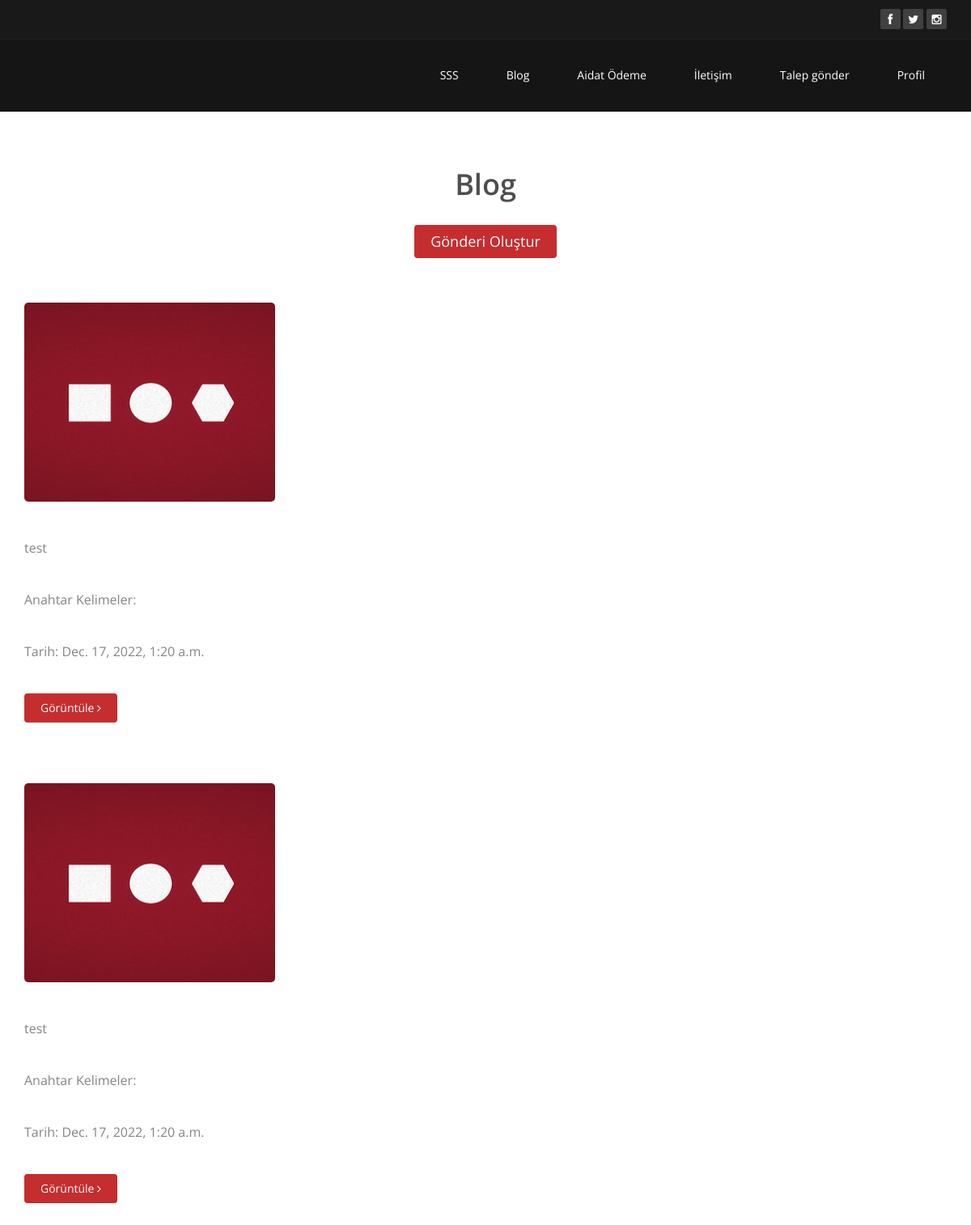
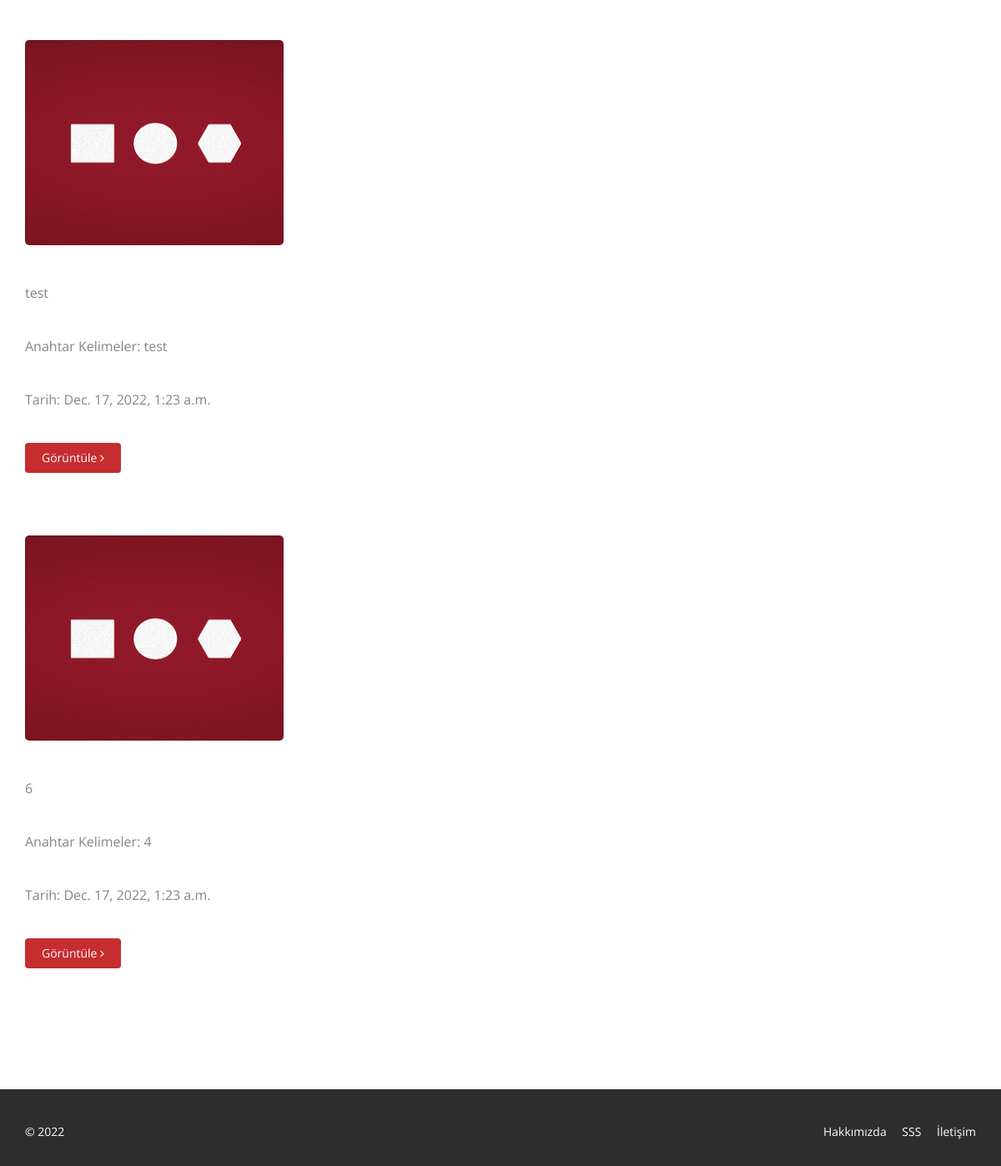
Page /blog/ (signed in) on the earlier database version (2 pictures, top to bottom).
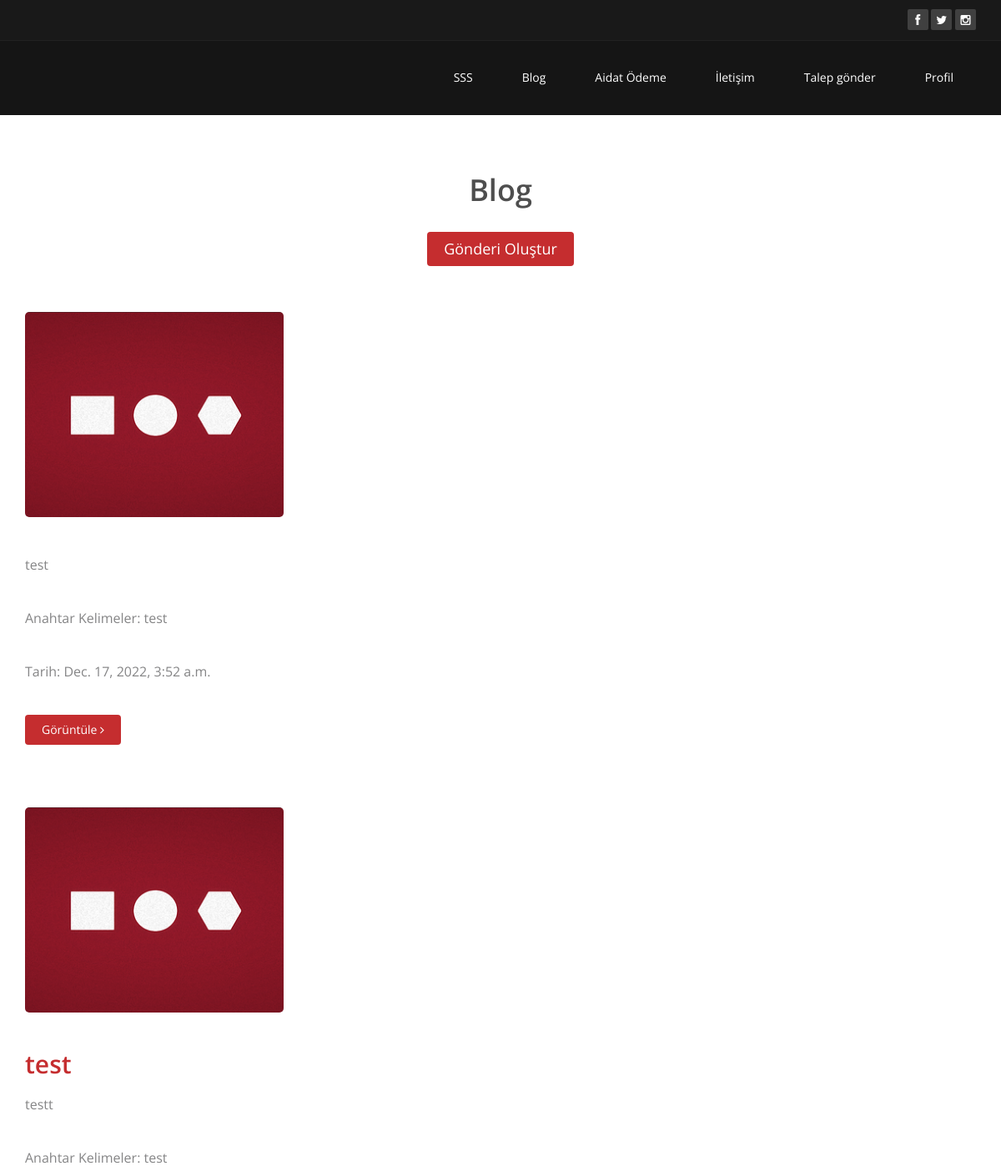
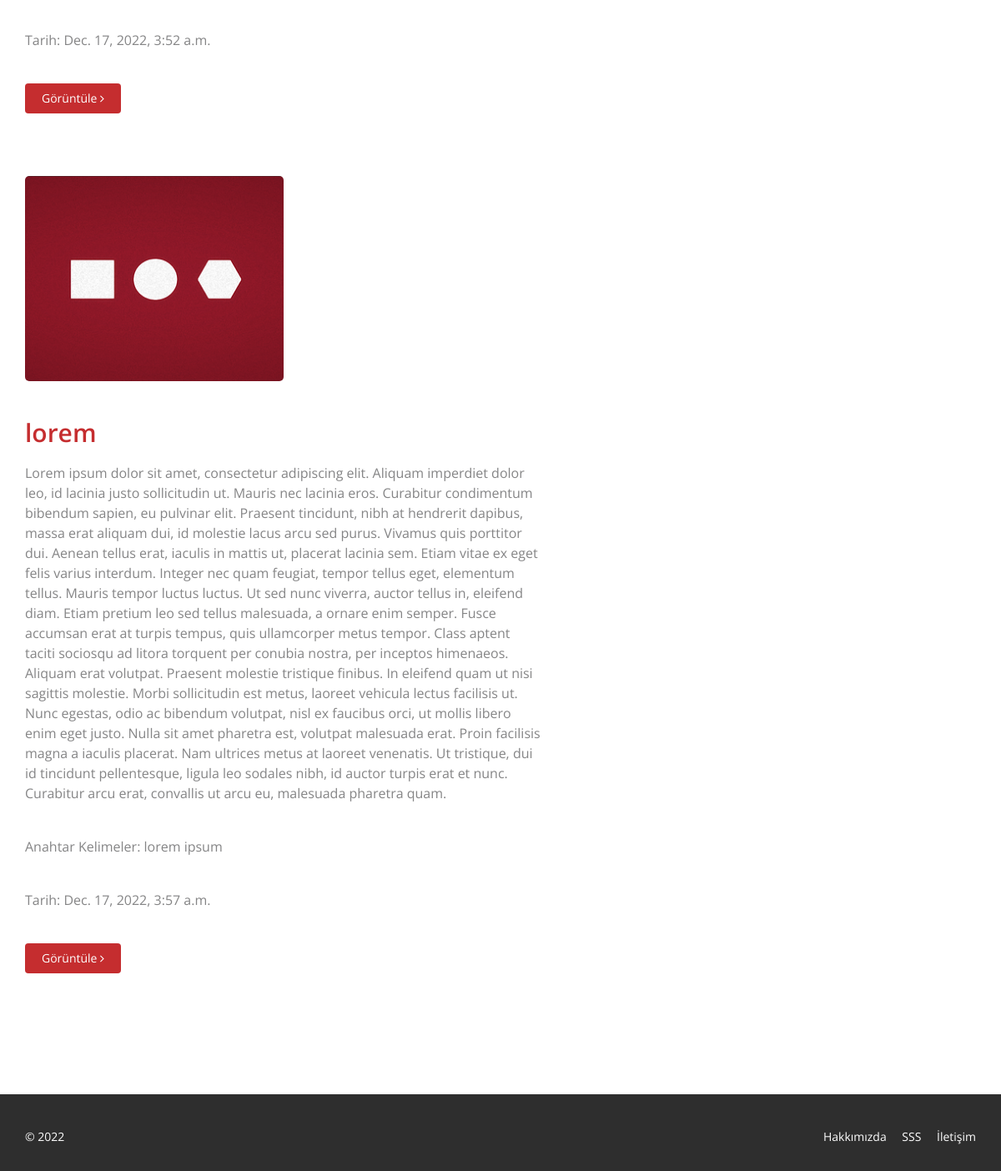
Same page on the later database version (2 pictures, top to bottom).
### core/models.py (models this page shows, shortened)
class Content(models.Model):
    id = models.UUIDField(primary_key=True,default=uuid.uuid4)
    title = models.CharField(max_length=100)
    keywords = models.CharField(max_length=100)
    description = models.TextField()
    image = models.ImageField(upload_to='content_images',default='content_images/blog_image.png')
    menu_id = models.IntegerField(blank=True,null=True)
    detail = models.CharField(max_length=100)
    type = models.CharField(max_length=10)
    created_at = models.DateTimeField(default=datetime.now)
    updated_at = models.DateTimeField(default=datetime.now)

### core/views.py (the view)
# urls.py: 2. Add a URL to urlpatterns:  path('blog/', include('blog.urls'))
@login_required(login_url='signin')
def blog(request):
    contents = Content.objects.all()
    return render(request,'blog.html',{'contents':contents,'setting' :setting})

### templates/blog.html (shortened to what this page needs)
{% load static %}
<!DOCTYPE html>
<html lang="en">
<head>
    <link rel="stylesheet" href="https://maxcdn.bootstrapcdn.com/bootstrap/3.4.1/css/bootstrap.min.css">
    <link href="{% static 'css/bootstrap.min.css' %}" rel="stylesheet">
    <link href="{% static 'css/font-awesome.min.css' %}" rel="stylesheet">
    <link href="{% static 'css/animate.min.css' %}" rel="stylesheet">
    <link href="{% static 'css/prettyPhoto.css' %}" rel="stylesheet">
    <link href="{% static 'css/main.css' %}" rel="stylesheet">
    <link href="{% static 'css/responsive.css' %}" rel="stylesheet">
</head>
<body>
    {% include 'menu.html' %}
    {% block content %}
    <section id="blog" class="container">
        <div class="center">
            <h2>Blog</h2>
            <a href="{% url 'upload' %}" style="font-size: large;" class="btn btn-primary " >Gönderi Oluştur</a>
        </div>
        <div class="blog">
            <div class="row">
            {% for content in contents %}
                 <div class="col-md-8">
                    <div class="blog-item">
                        <div class="row">
                            <div class="col-xs-12 col-sm-10 blog-content">
                                <a href="#"><img class="img-responsive img-blog" src="{{content.image.url}}" width="50%" height="200px" alt="" /></a>
                                <h2><a href="/blogs/{{content.id}}">{{content.title}}</a></h2>
                                <h3>{{content.description}}</h3>
                                <h3>Anahtar Kelimeler: {{content.keywords}} </h3>
                                <h3>Tarih: {{content.created_at}}</h3>
                                <a class="btn btn-primary readmore" href="/blogs/{{content.id}}">Görüntüle <i class="fa fa-angle-right"></i></a>
                            </div>
                        </div>
                    </div>
                 </div>
                {% endfor %}
            </div>
        </div>
    </section>
{% include 'footer.html' %}
</body>
</html>
{% endblock %}

### templates/menu.html (shortened to what this page needs)
{% load static %}
<!DOCTYPE html>
<html lang="en">
<head>
    <link rel="stylesheet" href="https://maxcdn.bootstrapcdn.com/bootstrap/3.4.1/css/bootstrap.min.css">
    <link href="{% static 'css/bootstrap.min.css' %}" rel="stylesheet">
    <link href="{% static 'css/font-awesome.min.css' %}" rel="stylesheet">
    <link href="{% static 'css/animate.min.css' %}" rel="stylesheet">
    <link href="{% static 'css/prettyPhoto.css' %}" rel="stylesheet">
    <link href="{% static 'css/main.css' %}" rel="stylesheet">
    <link href="{% static 'css/responsive.css' %}" rel="stylesheet">
</head>
<body>
        <header id="header">
            <div class="top-bar">
                <div class="container">
                    <div class="row">
                        <div class="col-sm-6 col-xs-4">
                        </div>
                        <div class="col-sm-6 col-xs-8">
                            <div class="social">
                                <ul class="social-share">
                                    <li><a href="{{setting.facebook}}"><i class="fa fa-facebook"></i></a></li>
                                    <li><a href="{{setting.twitter}}"><i class="fa fa-twitter"></i></a></li>
                                    <li><a href="{{setting.instagram}}"><i class="fa fa-instagram"></i></a></li>
                                </ul>
                            </div>
                        </div>
                    </div>
                </div>
            </div>
            <nav class="navbar navbar-inverse" role="banner">
                <div class="container">
                    <div class="collapse navbar-collapse navbar-right">
                        <ul class="nav navbar-nav">
                            <li><a href="{% url 'faq' %}">SSS</a></li>
                            <li><a href="{% url 'blog' %}">Blog</a></li>
                            <li><a href="{% url 'payment' %}">Aidat Ödeme</a></li>
                            <li><a href="{% url 'contact' %}">İletişim</a></li>
                            <li><a href="{% url 'request' %}">Talep gönder</a></li>
                            <li><a href="{% url 'account' %}">Profil</a></li>
                        </ul>
                    </div>
                </div>
            </nav>
        </header>
</body>

### templates/footer.html (shortened to what this page needs)
<footer id="footer" class="midnight-blue">
    <div class="container">
        <div class="row">
            <div class="col-sm-6">
                &copy; 2022
            </div>
            <div class="col-sm-6">
                <ul class="pull-right">
                    <li><a href="{% url 'about' %}">Hakkımızda</a></li>
                    <li><a href="{% url 'faq' %}">SSS</a></li>
                    <li><a href="{% url 'contact' %}">İletişim</a></li>
                </ul>
            </div>
        </div>
    </div>
</footer>

### staticfiles/css/main.css (style rules this page uses)
body { background: #fff; font-family: 'Open Sans', sans-serif; color:#4e4e4e; line-height: 22px; }
h1, h2, h3, h4, h5, h6 { font-weight: 600; font-family: 'Open Sans', sans-serif; color:#4e4e4e; }
h2 { font-size: 20px; }
h3 { font-size: 16px; color: #787878; font-weight: 400; line-height: 24px; }
a { color: #c52d2f; -webkit-transition: color 300ms, background-color 300ms; -moz-transition: color 300ms, background-color 300ms; -o-transition: color 300ms, background-color 300ms; transition: color 300ms, background-color 300ms; }
.btn-primary { padding: 8px 20px; background: #c52d2f; color: #fff; border-radius: 4px; border:none; margin-top: 10px; }
.center h2 { font-size: 36px; margin-top: 0; margin-bottom: 20px; }
body > section { padding: 70px 0; }
.center { text-align: center; padding-bottom: 55px; }
.top-bar { padding: 10px 0; background: #191919; border-bottom: 1px solid #222; line-height: 28px; }
.social { text-align: right; }
.social-share { display: inline-block; list-style: none; padding: 0; margin: 0; }
ul.social-share li { display: inline-block; }
ul.social-share li a { display: inline-block; color: #fff; background: #404040; width: 25px; height: 25px; line-height: 25px; text-align: center; border-radius: 2px; }
.navbar { border-radius: 0; margin-bottom: 0; background: #151515; padding: 15px 0; padding-bottom: 0; }
.navbar-nav { margin-top: 12px; }
.navbar-nav>li { margin-left: 35px; padding-bottom: 28px; }
.navbar-inverse .navbar-nav > li > a { padding: 5px 12px; margin: 0; border-radius: 3px; color: #fff; line-height: 24px; display: inline-block; }
.navbar-inverse { border: none; }
.navbar-inverse .navbar-collapse, .navbar-inverse .navbar-form { border-top: 0; padding-bottom: 0; }
.blog-item { border-radius: 0; overflow: hidden; margin-bottom: 50px; }
.blog .blog-item .img-blog { border-radius: 5px; margin-bottom: 45px; }
.blog .blog-item .blog-content { padding-bottom: 25px; }
.blog .blog-item .blog-content h2 { margin-top: 0; font-size: 30px; }
.readmore { margin-top: 0; }
.blog .blog-item .blog-content h3 { color: #858586; margin-bottom: 40px; }
#footer { padding-top: 30px; padding-bottom: 30px; color: #fff; background: #2e2e2e; }
#footer a { color: #fff; }
#footer ul { list-style: none; padding: 0; margin: 0; }
#footer ul > li { display: inline-block; margin-left: 15px; }

Differences in the rows shown:
removed Content: image (picture), description "test", created_at "Dec. 17, 2022, 1:20 a.m."
removed Content: image (picture), description "test", created_at "Dec. 17, 2022, 1:20 a.m."
removed Content: image (picture), description "test", keywords "test", created_at "Dec. 17, 2022, 1:23 a.m."
removed Content: image (picture), description "6", keywords "4", created_at "Dec. 17, 2022, 1:23 a.m."
added Content: image (picture), description "test", keywords "test", created_at "Dec. 17, 2022, 3:52 a.m."
added Content: image (picture), title "test", description "testt", keywords "test", created_at "Dec. 17, 2022, 3:52 a.m."
added Content: image (picture), title "lorem", description "Lorem ipsum dolor sit amet, consectetur adipiscing elit. Aliquam imperdiet dolor leo, id lacinia justo sollicitudin ut. Mauris nec lacinia eros. Curabitur condimentum bibendum sapien, eu pulvinar elit. Praesent tincidunt, nibh at hendrerit dapibus, massa erat aliquam dui, id molestie lacus arcu sed purus. Vivamus quis porttitor dui. Aenean tellus erat, iaculis in mattis ut, placerat lacinia sem. Etiam vitae ex eget felis varius interdum. Integer nec quam feugiat, tempor tellus eget, elementum tellus. Mauris tempor luctus luctus. Ut sed nunc viverra, auctor tellus in, eleifend diam. Etiam pretium leo sed tellus malesuada, a ornare enim semper. Fusce accumsan erat at turpis tempus, quis…", keywords "lorem ipsum", created_at "Dec. 17, 2022, 3:57 a.m."
